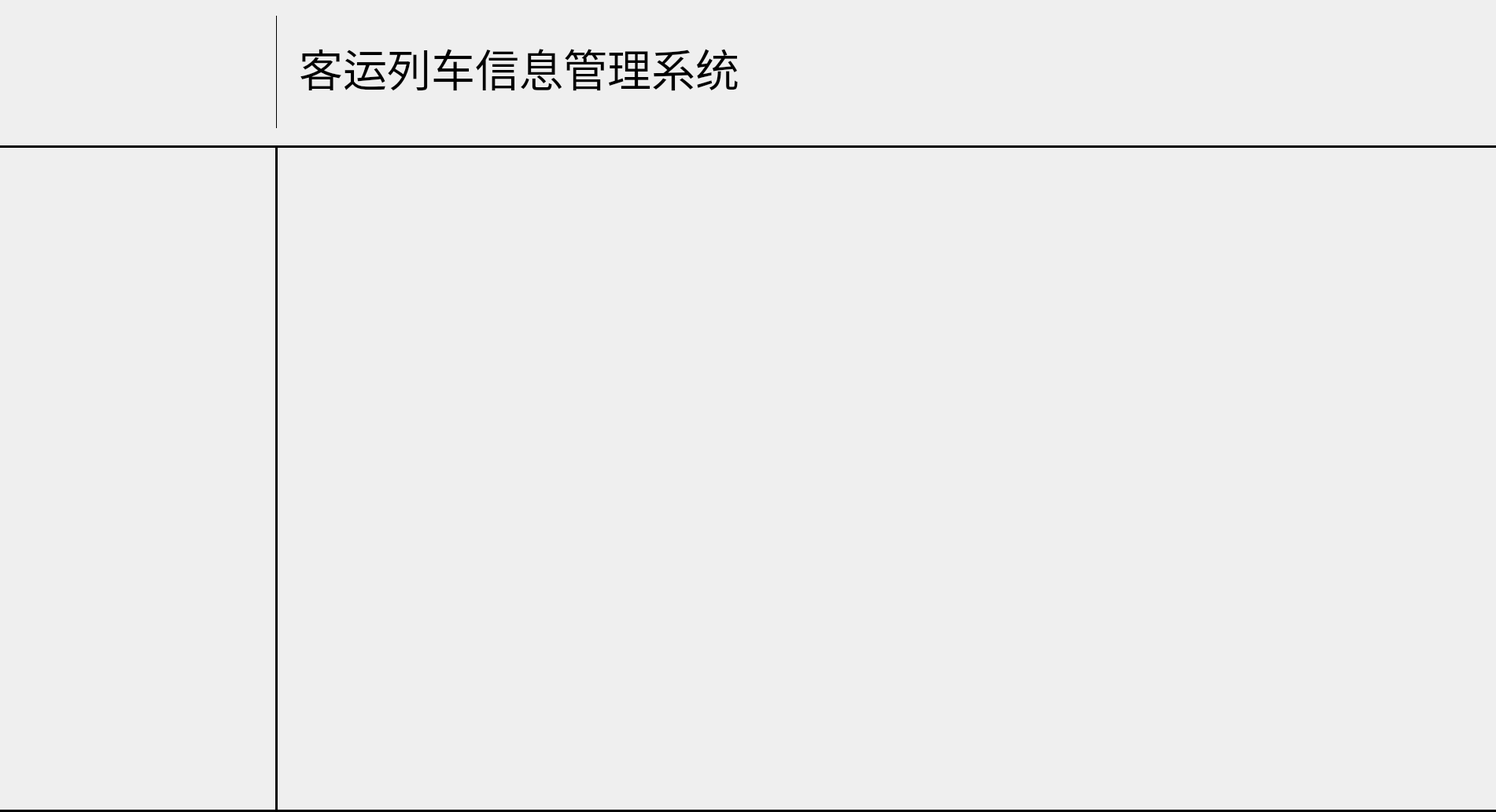
<?xml version="1.0" encoding="UTF-8"?>
<ui version="4.0">
 <class>Widget</class>
 <widget class="QWidget" name="Widget">
  <property name="geometry">
   <rect>
    <x>0</x>
    <y>0</y>
    <width>1902</width>
    <height>1033</height>
   </rect>
  </property>
  <property name="windowTitle">
   <string>Widget</string>
  </property>
  <property name="autoFillBackground">
   <bool>true</bool>
  </property>
  <property name="styleSheet">
   <string notr="true"/>
  </property>
  <widget class="QLabel" name="lblHead">
   <property name="geometry">
    <rect>
     <x>0</x>
     <y>0</y>
     <width>343</width>
     <height>183</height>
    </rect>
   </property>
   <property name="frameShape">
    <enum>QFrame::NoFrame</enum>
   </property>
   <property name="text">
    <string/>
   </property>
   <property name="pixmap">
    <pixmap resource="pic_head.qrc">:/new/head/head.jpg</pixmap>
   </property>
   <property name="scaledContents">
    <bool>true</bool>
   </property>
  </widget>
  <widget class="QLabel" name="lblTitle">
   <property name="geometry">
    <rect>
     <x>380</x>
     <y>45</y>
     <width>801</width>
     <height>81</height>
    </rect>
   </property>
   <property name="font">
    <font>
     <family>华文中宋</family>
     <pointsize>42</pointsize>
    </font>
   </property>
   <property name="text">
    <string>客运列车信息管理系统</string>
   </property>
   <property name="textFormat">
    <enum>Qt::PlainText</enum>
   </property>
  </widget>
  <widget class="Line" name="lneHead">
   <property name="geometry">
    <rect>
     <x>341</x>
     <y>20</y>
     <width>20</width>
     <height>143</height>
    </rect>
   </property>
   <property name="frameShadow">
    <enum>QFrame::Plain</enum>
   </property>
   <property name="lineWidth">
    <number>1</number>
   </property>
   <property name="orientation">
    <enum>Qt::Vertical</enum>
   </property>
  </widget>
  <widget class="Line" name="lneTitle">
   <property name="geometry">
    <rect>
     <x>0</x>
     <y>185</y>
     <width>1920</width>
     <height>3</height>
    </rect>
   </property>
   <property name="palette">
    <palette>
     <active>
      <colorrole role="WindowText">
       <brush brushstyle="SolidPattern">
        <color alpha="255">
         <red>0</red>
         <green>0</green>
         <blue>0</blue>
        </color>
       </brush>
      </colorrole>
      <colorrole role="Button">
       <brush brushstyle="SolidPattern">
        <color alpha="255">
         <red>0</red>
         <green>0</green>
         <blue>255</blue>
        </color>
       </brush>
      </colorrole>
      <colorrole role="Light">
       <brush brushstyle="SolidPattern">
        <color alpha="255">
         <red>127</red>
         <green>127</green>
         <blue>255</blue>
        </color>
       </brush>
      </colorrole>
      <colorrole role="Midlight">
       <brush brushstyle="SolidPattern">
        <color alpha="255">
         <red>63</red>
         <green>63</green>
         <blue>255</blue>
        </color>
       </brush>
      </colorrole>
      <colorrole role="Dark">
       <brush brushstyle="SolidPattern">
        <color alpha="255">
         <red>0</red>
         <green>0</green>
         <blue>127</blue>
        </color>
       </brush>
      </colorrole>
      <colorrole role="Mid">
       <brush brushstyle="SolidPattern">
        <color alpha="255">
         <red>0</red>
         <green>0</green>
         <blue>170</blue>
        </color>
       </brush>
      </colorrole>
      <colorrole role="Text">
       <brush brushstyle="SolidPattern">
        <color alpha="255">
         <red>0</red>
         <green>0</green>
         <blue>0</blue>
        </color>
       </brush>
      </colorrole>
      <colorrole role="BrightText">
       <brush brushstyle="SolidPattern">
        <color alpha="255">
         <red>255</red>
         <green>255</green>
         <blue>255</blue>
        </color>
       </brush>
      </colorrole>
      <colorrole role="ButtonText">
       <brush brushstyle="SolidPattern">
        <color alpha="255">
         <red>0</red>
         <green>0</green>
         <blue>0</blue>
        </color>
       </brush>
      </colorrole>
      <colorrole role="Base">
       <brush brushstyle="SolidPattern">
        <color alpha="255">
         <red>255</red>
         <green>255</green>
         <blue>255</blue>
        </color>
       </brush>
      </colorrole>
      <colorrole role="Window">
       <brush brushstyle="SolidPattern">
        <color alpha="255">
         <red>0</red>
         <green>0</green>
         <blue>255</blue>
        </color>
       </brush>
      </colorrole>
      <colorrole role="Shadow">
       <brush brushstyle="SolidPattern">
        <color alpha="255">
         <red>0</red>
         <green>0</green>
         <blue>0</blue>
        </color>
       </brush>
      </colorrole>
      <colorrole role="AlternateBase">
       <brush brushstyle="SolidPattern">
        <color alpha="255">
         <red>127</red>
         <green>127</green>
         <blue>255</blue>
        </color>
       </brush>
      </colorrole>
      <colorrole role="ToolTipBase">
       <brush brushstyle="SolidPattern">
        <color alpha="255">
         <red>255</red>
         <green>255</green>
         <blue>220</blue>
        </color>
       </brush>
      </colorrole>
      <colorrole role="ToolTipText">
       <brush brushstyle="SolidPattern">
        <color alpha="255">
         <red>0</red>
         <green>0</green>
         <blue>0</blue>
        </color>
       </brush>
      </colorrole>
     </active>
     <inactive>
      <colorrole role="WindowText">
       <brush brushstyle="SolidPattern">
        <color alpha="255">
         <red>0</red>
         <green>0</green>
         <blue>0</blue>
        </color>
       </brush>
      </colorrole>
      <colorrole role="Button">
       <brush brushstyle="SolidPattern">
        <color alpha="255">
         <red>0</red>
         <green>0</green>
         <blue>255</blue>
        </color>
       </brush>
      </colorrole>
      <colorrole role="Light">
       <brush brushstyle="SolidPattern">
        <color alpha="255">
         <red>127</red>
         <green>127</green>
         <blue>255</blue>
        </color>
       </brush>
      </colorrole>
      <colorrole role="Midlight">
       <brush brushstyle="SolidPattern">
        <color alpha="255">
         <red>63</red>
         <green>63</green>
         <blue>255</blue>
        </color>
       </brush>
      </colorrole>
      <colorrole role="Dark">
       <brush brushstyle="SolidPattern">
        <color alpha="255">
         <red>0</red>
         <green>0</green>
         <blue>127</blue>
        </color>
       </brush>
      </colorrole>
      <colorrole role="Mid">
       <brush brushstyle="SolidPattern">
        <color alpha="255">
         <red>0</red>
         <green>0</green>
         <blue>170</blue>
        </color>
       </brush>
      </colorrole>
      <colorrole role="Text">
       <brush brushstyle="SolidPattern">
        <color alpha="255">
         <red>0</red>
         <green>0</green>
         <blue>0</blue>
        </color>
       </brush>
      </colorrole>
      <colorrole role="BrightText">
       <brush brushstyle="SolidPattern">
        <color alpha="255">
         <red>255</red>
         <green>255</green>
         <blue>255</blue>
        </color>
       </brush>
      </colorrole>
      <colorrole role="ButtonText">
       <brush brushstyle="SolidPattern">
        <color alpha="255">
         <red>0</red>
         <green>0</green>
         <blue>0</blue>
        </color>
       </brush>
      </colorrole>
      <colorrole role="Base">
       <brush brushstyle="SolidPattern">
        <color alpha="255">
         <red>255</red>
         <green>255</green>
         <blue>255</blue>
        </color>
       </brush>
      </colorrole>
      <colorrole role="Window">
       <brush brushstyle="SolidPattern">
        <color alpha="255">
         <red>0</red>
         <green>0</green>
         <blue>255</blue>
        </color>
       </brush>
      </colorrole>
      <colorrole role="Shadow">
       <brush brushstyle="SolidPattern">
        <color alpha="255">
         <red>0</red>
         <green>0</green>
         <blue>0</blue>
        </color>
       </brush>
      </colorrole>
      <colorrole role="AlternateBase">
       <brush brushstyle="SolidPattern">
        <color alpha="255">
         <red>127</red>
         <green>127</green>
         <blue>255</blue>
        </color>
       </brush>
      </colorrole>
      <colorrole role="ToolTipBase">
       <brush brushstyle="SolidPattern">
        <color alpha="255">
         <red>255</red>
         <green>255</green>
         <blue>220</blue>
        </color>
       </brush>
      </colorrole>
      <colorrole role="ToolTipText">
       <brush brushstyle="SolidPattern">
        <color alpha="255">
         <red>0</red>
         <green>0</green>
         <blue>0</blue>
        </color>
       </brush>
      </colorrole>
     </inactive>
     <disabled>
      <colorrole role="WindowText">
       <brush brushstyle="SolidPattern">
        <color alpha="255">
         <red>0</red>
         <green>0</green>
         <blue>127</blue>
        </color>
       </brush>
      </colorrole>
      <colorrole role="Button">
       <brush brushstyle="SolidPattern">
        <color alpha="255">
         <red>0</red>
         <green>0</green>
         <blue>255</blue>
        </color>
       </brush>
      </colorrole>
      <colorrole role="Light">
       <brush brushstyle="SolidPattern">
        <color alpha="255">
         <red>127</red>
         <green>127</green>
         <blue>255</blue>
        </color>
       </brush>
      </colorrole>
      <colorrole role="Midlight">
       <brush brushstyle="SolidPattern">
        <color alpha="255">
         <red>63</red>
         <green>63</green>
         <blue>255</blue>
        </color>
       </brush>
      </colorrole>
      <colorrole role="Dark">
       <brush brushstyle="SolidPattern">
        <color alpha="255">
         <red>0</red>
         <green>0</green>
         <blue>127</blue>
        </color>
       </brush>
      </colorrole>
      <colorrole role="Mid">
       <brush brushstyle="SolidPattern">
        <color alpha="255">
         <red>0</red>
         <green>0</green>
         <blue>170</blue>
        </color>
       </brush>
      </colorrole>
      <colorrole role="Text">
       <brush brushstyle="SolidPattern">
        <color alpha="255">
         <red>0</red>
         <green>0</green>
         <blue>127</blue>
        </color>
       </brush>
      </colorrole>
      <colorrole role="BrightText">
       <brush brushstyle="SolidPattern">
        <color alpha="255">
         <red>255</red>
         <green>255</green>
         <blue>255</blue>
        </color>
       </brush>
      </colorrole>
      <colorrole role="ButtonText">
       <brush brushstyle="SolidPattern">
        <color alpha="255">
         <red>0</red>
         <green>0</green>
         <blue>127</blue>
        </color>
       </brush>
      </colorrole>
      <colorrole role="Base">
       <brush brushstyle="SolidPattern">
        <color alpha="255">
         <red>0</red>
         <green>0</green>
         <blue>255</blue>
        </color>
       </brush>
      </colorrole>
      <colorrole role="Window">
       <brush brushstyle="SolidPattern">
        <color alpha="255">
         <red>0</red>
         <green>0</green>
         <blue>255</blue>
        </color>
       </brush>
      </colorrole>
      <colorrole role="Shadow">
       <brush brushstyle="SolidPattern">
        <color alpha="255">
         <red>0</red>
         <green>0</green>
         <blue>0</blue>
        </color>
       </brush>
      </colorrole>
      <colorrole role="AlternateBase">
       <brush brushstyle="SolidPattern">
        <color alpha="255">
         <red>0</red>
         <green>0</green>
         <blue>255</blue>
        </color>
       </brush>
      </colorrole>
      <colorrole role="ToolTipBase">
       <brush brushstyle="SolidPattern">
        <color alpha="255">
         <red>255</red>
         <green>255</green>
         <blue>220</blue>
        </color>
       </brush>
      </colorrole>
      <colorrole role="ToolTipText">
       <brush brushstyle="SolidPattern">
        <color alpha="255">
         <red>0</red>
         <green>0</green>
         <blue>0</blue>
        </color>
       </brush>
      </colorrole>
     </disabled>
    </palette>
   </property>
   <property name="frameShadow">
    <enum>QFrame::Plain</enum>
   </property>
   <property name="lineWidth">
    <number>3</number>
   </property>
   <property name="orientation">
    <enum>Qt::Horizontal</enum>
   </property>
  </widget>
  <widget class="Line" name="lneMenu">
   <property name="geometry">
    <rect>
     <x>350</x>
     <y>188</y>
     <width>3</width>
     <height>843</height>
    </rect>
   </property>
   <property name="frameShadow">
    <enum>QFrame::Plain</enum>
   </property>
   <property name="lineWidth">
    <number>3</number>
   </property>
   <property name="orientation">
    <enum>Qt::Vertical</enum>
   </property>
  </widget>
  <widget class="Line" name="lneBottom">
   <property name="geometry">
    <rect>
     <x>0</x>
     <y>1030</y>
     <width>1920</width>
     <height>3</height>
    </rect>
   </property>
   <property name="palette">
    <palette>
     <active>
      <colorrole role="WindowText">
       <brush brushstyle="SolidPattern">
        <color alpha="255">
         <red>0</red>
         <green>0</green>
         <blue>0</blue>
        </color>
       </brush>
      </colorrole>
      <colorrole role="Button">
       <brush brushstyle="SolidPattern">
        <color alpha="255">
         <red>0</red>
         <green>0</green>
         <blue>255</blue>
        </color>
       </brush>
      </colorrole>
      <colorrole role="Light">
       <brush brushstyle="SolidPattern">
        <color alpha="255">
         <red>127</red>
         <green>127</green>
         <blue>255</blue>
        </color>
       </brush>
      </colorrole>
      <colorrole role="Midlight">
       <brush brushstyle="SolidPattern">
        <color alpha="255">
         <red>63</red>
         <green>63</green>
         <blue>255</blue>
        </color>
       </brush>
      </colorrole>
      <colorrole role="Dark">
       <brush brushstyle="SolidPattern">
        <color alpha="255">
         <red>0</red>
         <green>0</green>
         <blue>127</blue>
        </color>
       </brush>
      </colorrole>
      <colorrole role="Mid">
       <brush brushstyle="SolidPattern">
        <color alpha="255">
         <red>0</red>
         <green>0</green>
         <blue>170</blue>
        </color>
       </brush>
      </colorrole>
      <colorrole role="Text">
       <brush brushstyle="SolidPattern">
        <color alpha="255">
         <red>0</red>
         <green>0</green>
         <blue>0</blue>
        </color>
       </brush>
      </colorrole>
      <colorrole role="BrightText">
       <brush brushstyle="SolidPattern">
        <color alpha="255">
         <red>255</red>
         <green>255</green>
         <blue>255</blue>
        </color>
       </brush>
      </colorrole>
      <colorrole role="ButtonText">
       <brush brushstyle="SolidPattern">
        <color alpha="255">
         <red>0</red>
         <green>0</green>
         <blue>0</blue>
        </color>
       </brush>
      </colorrole>
      <colorrole role="Base">
       <brush brushstyle="SolidPattern">
        <color alpha="255">
         <red>255</red>
         <green>255</green>
         <blue>255</blue>
        </color>
       </brush>
      </colorrole>
      <colorrole role="Window">
       <brush brushstyle="SolidPattern">
        <color alpha="255">
         <red>0</red>
         <green>0</green>
         <blue>255</blue>
        </color>
       </brush>
      </colorrole>
      <colorrole role="Shadow">
       <brush brushstyle="SolidPattern">
        <color alpha="255">
         <red>0</red>
         <green>0</green>
         <blue>0</blue>
        </color>
       </brush>
      </colorrole>
      <colorrole role="AlternateBase">
       <brush brushstyle="SolidPattern">
        <color alpha="255">
         <red>127</red>
         <green>127</green>
         <blue>255</blue>
        </color>
       </brush>
      </colorrole>
      <colorrole role="ToolTipBase">
       <brush brushstyle="SolidPattern">
        <color alpha="255">
         <red>255</red>
         <green>255</green>
         <blue>220</blue>
        </color>
       </brush>
      </colorrole>
      <colorrole role="ToolTipText">
       <brush brushstyle="SolidPattern">
        <color alpha="255">
         <red>0</red>
         <green>0</green>
         <blue>0</blue>
        </color>
       </brush>
      </colorrole>
     </active>
     <inactive>
      <colorrole role="WindowText">
       <brush brushstyle="SolidPattern">
        <color alpha="255">
         <red>0</red>
         <green>0</green>
         <blue>0</blue>
        </color>
       </brush>
      </colorrole>
      <colorrole role="Button">
       <brush brushstyle="SolidPattern">
        <color alpha="255">
         <red>0</red>
         <green>0</green>
         <blue>255</blue>
        </color>
       </brush>
      </colorrole>
      <colorrole role="Light">
       <brush brushstyle="SolidPattern">
        <color alpha="255">
         <red>127</red>
         <green>127</green>
         <blue>255</blue>
        </color>
       </brush>
      </colorrole>
      <colorrole role="Midlight">
       <brush brushstyle="SolidPattern">
        <color alpha="255">
         <red>63</red>
         <green>63</green>
         <blue>255</blue>
        </color>
       </brush>
      </colorrole>
      <colorrole role="Dark">
       <brush brushstyle="SolidPattern">
        <color alpha="255">
         <red>0</red>
         <green>0</green>
         <blue>127</blue>
        </color>
       </brush>
      </colorrole>
      <colorrole role="Mid">
       <brush brushstyle="SolidPattern">
        <color alpha="255">
         <red>0</red>
         <green>0</green>
         <blue>170</blue>
        </color>
       </brush>
      </colorrole>
      <colorrole role="Text">
       <brush brushstyle="SolidPattern">
        <color alpha="255">
         <red>0</red>
         <green>0</green>
         <blue>0</blue>
        </color>
       </brush>
      </colorrole>
      <colorrole role="BrightText">
       <brush brushstyle="SolidPattern">
        <color alpha="255">
         <red>255</red>
         <green>255</green>
         <blue>255</blue>
        </color>
       </brush>
      </colorrole>
      <colorrole role="ButtonText">
       <brush brushstyle="SolidPattern">
        <color alpha="255">
         <red>0</red>
         <green>0</green>
         <blue>0</blue>
        </color>
       </brush>
      </colorrole>
      <colorrole role="Base">
       <brush brushstyle="SolidPattern">
        <color alpha="255">
         <red>255</red>
         <green>255</green>
         <blue>255</blue>
        </color>
       </brush>
      </colorrole>
      <colorrole role="Window">
       <brush brushstyle="SolidPattern">
        <color alpha="255">
         <red>0</red>
         <green>0</green>
         <blue>255</blue>
        </color>
       </brush>
      </colorrole>
      <colorrole role="Shadow">
       <brush brushstyle="SolidPattern">
        <color alpha="255">
         <red>0</red>
         <green>0</green>
         <blue>0</blue>
        </color>
       </brush>
      </colorrole>
      <colorrole role="AlternateBase">
       <brush brushstyle="SolidPattern">
        <color alpha="255">
         <red>127</red>
         <green>127</green>
         <blue>255</blue>
        </color>
       </brush>
      </colorrole>
      <colorrole role="ToolTipBase">
       <brush brushstyle="SolidPattern">
        <color alpha="255">
         <red>255</red>
         <green>255</green>
         <blue>220</blue>
        </color>
       </brush>
      </colorrole>
      <colorrole role="ToolTipText">
       <brush brushstyle="SolidPattern">
        <color alpha="255">
         <red>0</red>
         <green>0</green>
         <blue>0</blue>
        </color>
       </brush>
      </colorrole>
     </inactive>
     <disabled>
      <colorrole role="WindowText">
       <brush brushstyle="SolidPattern">
        <color alpha="255">
         <red>0</red>
         <green>0</green>
         <blue>127</blue>
        </color>
       </brush>
      </colorrole>
      <colorrole role="Button">
       <brush brushstyle="SolidPattern">
        <color alpha="255">
         <red>0</red>
         <green>0</green>
         <blue>255</blue>
        </color>
       </brush>
      </colorrole>
      <colorrole role="Light">
       <brush brushstyle="SolidPattern">
        <color alpha="255">
         <red>127</red>
         <green>127</green>
         <blue>255</blue>
        </color>
       </brush>
      </colorrole>
      <colorrole role="Midlight">
       <brush brushstyle="SolidPattern">
        <color alpha="255">
         <red>63</red>
         <green>63</green>
         <blue>255</blue>
        </color>
       </brush>
      </colorrole>
      <colorrole role="Dark">
       <brush brushstyle="SolidPattern">
        <color alpha="255">
         <red>0</red>
         <green>0</green>
         <blue>127</blue>
        </color>
       </brush>
      </colorrole>
      <colorrole role="Mid">
       <brush brushstyle="SolidPattern">
        <color alpha="255">
         <red>0</red>
         <green>0</green>
         <blue>170</blue>
        </color>
       </brush>
      </colorrole>
      <colorrole role="Text">
       <brush brushstyle="SolidPattern">
        <color alpha="255">
         <red>0</red>
         <green>0</green>
         <blue>127</blue>
        </color>
       </brush>
      </colorrole>
      <colorrole role="BrightText">
       <brush brushstyle="SolidPattern">
        <color alpha="255">
         <red>255</red>
         <green>255</green>
         <blue>255</blue>
        </color>
       </brush>
      </colorrole>
      <colorrole role="ButtonText">
       <brush brushstyle="SolidPattern">
        <color alpha="255">
         <red>0</red>
         <green>0</green>
         <blue>127</blue>
        </color>
       </brush>
      </colorrole>
      <colorrole role="Base">
       <brush brushstyle="SolidPattern">
        <color alpha="255">
         <red>0</red>
         <green>0</green>
         <blue>255</blue>
        </color>
       </brush>
      </colorrole>
      <colorrole role="Window">
       <brush brushstyle="SolidPattern">
        <color alpha="255">
         <red>0</red>
         <green>0</green>
         <blue>255</blue>
        </color>
       </brush>
      </colorrole>
      <colorrole role="Shadow">
       <brush brushstyle="SolidPattern">
        <color alpha="255">
         <red>0</red>
         <green>0</green>
         <blue>0</blue>
        </color>
       </brush>
      </colorrole>
      <colorrole role="AlternateBase">
       <brush brushstyle="SolidPattern">
        <color alpha="255">
         <red>0</red>
         <green>0</green>
         <blue>255</blue>
        </color>
       </brush>
      </colorrole>
      <colorrole role="ToolTipBase">
       <brush brushstyle="SolidPattern">
        <color alpha="255">
         <red>255</red>
         <green>255</green>
         <blue>220</blue>
        </color>
       </brush>
      </colorrole>
      <colorrole role="ToolTipText">
       <brush brushstyle="SolidPattern">
        <color alpha="255">
         <red>0</red>
         <green>0</green>
         <blue>0</blue>
        </color>
       </brush>
      </colorrole>
     </disabled>
    </palette>
   </property>
   <property name="frameShadow">
    <enum>QFrame::Plain</enum>
   </property>
   <property name="lineWidth">
    <number>3</number>
   </property>
   <property name="orientation">
    <enum>Qt::Horizontal</enum>
   </property>
  </widget>
  <widget class="QLabel" name="lblLeft">
   <property name="geometry">
    <rect>
     <x>0</x>
     <y>188</y>
     <width>350</width>
     <height>842</height>
    </rect>
   </property>
   <property name="text">
    <string/>
   </property>
   <property name="pixmap">
    <pixmap resource="pic_left.qrc">:/new/left/left.jpg</pixmap>
   </property>
   <property name="scaledContents">
    <bool>true</bool>
   </property>
  </widget>
 </widget>
 <layoutdefault spacing="6" margin="11"/>
 <resources>
  <include location="pic_left.qrc"/>
  <include location="pic_head.qrc"/>
 </resources>
 <connections/>
</ui>
